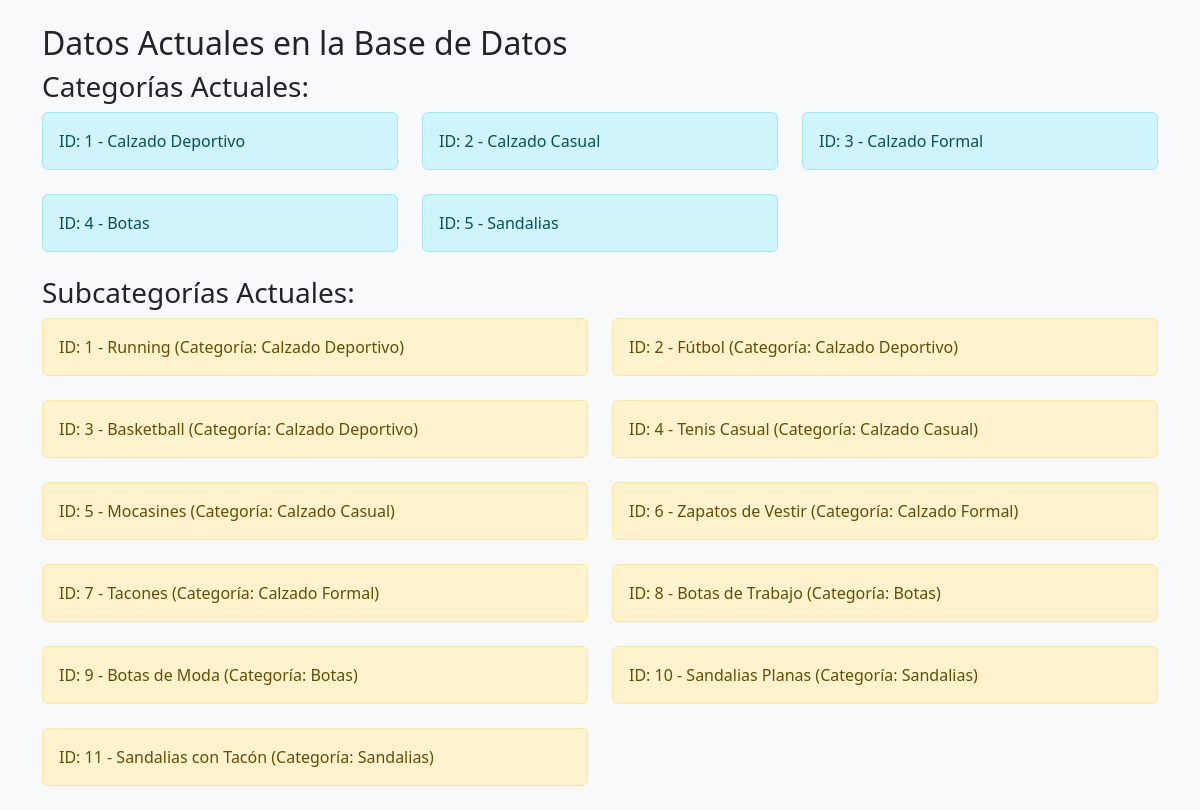
Screenshot of /verificar_datos_actuales.php with the database file from the repository.
### tables this page shows
CREATE TABLE Categoria (
    id_categ INT AUTO_INCREMENT PRIMARY KEY,
    nombre VARCHAR(100) NOT NULL UNIQUE,
    descripcion VARCHAR(255),
    activo BOOLEAN DEFAULT TRUE,
    fecha_creacion TIMESTAMP DEFAULT CURRENT_TIMESTAMP
);

CREATE TABLE Subcategoria (
    id_subcg INT AUTO_INCREMENT PRIMARY KEY,
    nombre VARCHAR(100) NOT NULL,
    descripcion VARCHAR(255),
    id_categ INT NOT NULL,
    activo BOOLEAN DEFAULT TRUE,
    fecha_creacion TIMESTAMP DEFAULT CURRENT_TIMESTAMP,
    FOREIGN KEY (id_categ) REFERENCES Categoria(id_categ) ON DELETE CASCADE,
    INDEX idx_categoria (id_categ)
);

### verificar_datos_actuales.php (the view, shortened to what this page needs)
<?php
$db = new Database();
$conn = $db->conn;
echo "<!DOCTYPE html>
<html lang='es'>
<head>
    <meta charset='UTF-8'>
    <meta name='viewport' content='width=device-width, initial-scale=1.0'>
    <title>Verificar Datos Actuales - Inventixor</title>
    <link href='https://cdn.jsdelivr.net/npm/bootstrap@5.3.0/dist/css/bootstrap.min.css' rel='stylesheet'>
</head>
<body class='bg-light'>
<div class='container mt-4'>
    <h2>Datos Actuales en la Base de Datos</h2>";
echo "<h3>Categorías Actuales:</h3>";
$result = $conn->query("SELECT * FROM Categoria ORDER BY id_categ");
echo "<div class='row'>";
while ($row = $result->fetch_assoc()) {
    echo "<div class='col-md-4 mb-2'>
            <div class='alert alert-info'>
                ID: {$row['id_categ']} - {$row['nombre']}
            </div>
          </div>";
}
echo "</div>";
echo "<h3>Subcategorías Actuales:</h3>";
$result = $conn->query("SELECT s.*, c.nombre as categoria_nombre FROM Subcategoria s LEFT JOIN Categoria c ON s.id_categ = c.id_categ ORDER BY s.id_categ, s.id_subcg");
echo "<div class='row'>";
while ($row = $result->fetch_assoc()) {
    echo "<div class='col-md-6 mb-2'>
            <div class='alert alert-warning'>
                ID: {$row['id_subcg']} - {$row['nombre']} (Categoría: {$row['categoria_nombre']})
            </div>
          </div>";
}
echo "</div>";
echo "</div></body></html>";
?>

### rows the page displays
categoria: id_categ "1", nombre "Calzado Deportivo"
categoria: id_categ "2", nombre "Calzado Casual"
categoria: id_categ "3", nombre "Calzado Formal"
categoria: id_categ "4", nombre "Botas"
categoria: id_categ "5", nombre "Sandalias"
subcategoria: id_subcg "1", nombre "Running", id_categ.nombre "Calzado Deportivo"
subcategoria: id_subcg "2", nombre "Fútbol", id_categ.nombre "Calzado Deportivo"
subcategoria: id_subcg "3", nombre "Basketball", id_categ.nombre "Calzado Deportivo"
subcategoria: id_subcg "4", nombre "Tenis Casual", id_categ.nombre "Calzado Casual"
subcategoria: id_subcg "5", nombre "Mocasines", id_categ.nombre "Calzado Casual"
subcategoria: id_subcg "6", nombre "Zapatos de Vestir", id_categ.nombre "Calzado Formal"
subcategoria: id_subcg "7", nombre "Tacones", id_categ.nombre "Calzado Formal"
subcategoria: id_subcg "8", nombre "Botas de Trabajo", id_categ.nombre "Botas"
subcategoria: id_subcg "9", nombre "Botas de Moda", id_categ.nombre "Botas"
subcategoria: id_subcg "10", nombre "Sandalias Planas", id_categ.nombre "Sandalias"
subcategoria: id_subcg "11", nombre "Sandalias con Tacón", id_categ.nombre "Sandalias"
